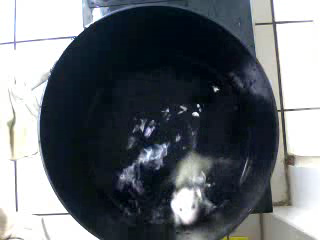
#> input picture rato.png, 320 x 240 px
$ jupyter execute 'Processamento de imagem.ipynb'
#> lines starting #> are read from the running program, lines starting #| are printed output that depends on the picture; after the words box and inside, x2 and y2 are one past the last pixel; in counts of white or black regions, pixels touching at a corner belong together
# 0 - Importando as biblioteca necessárias

[cell 1]
import numpy as np
import cv2
import matplotlib.pyplot as plt

# 1.a - Abrindo uma imagem

[cell 2]
# Load an color image in grayscale
img = cv2.imread('rato.png')
#> img is the input picture: shape (240, 320, 3); mean B, G, R 112.7, 107.5, 102.2

# uma imagem é uma matrix de pixels
print(img)
#> (printed output is left out)

# 2.a Observando os elementos da imagem

[cell 3]
# dois instrumentos de vizualização
# grafico no qual adiciona cores aos elementos do array
im_rgb = cv2.cvtColor(img, cv2.COLOR_BGR2RGB)

plt.imshow(im_rgb) #  b g r

plt.show()

# 2.b Visualização, histograma

[cell 4]
# Histrograma que mostra a quantidade de valores para cada numero
plt.hist(im_rgb.ravel(), bins=256, fc='k', ec='k') #calculating histogram

plt.show()
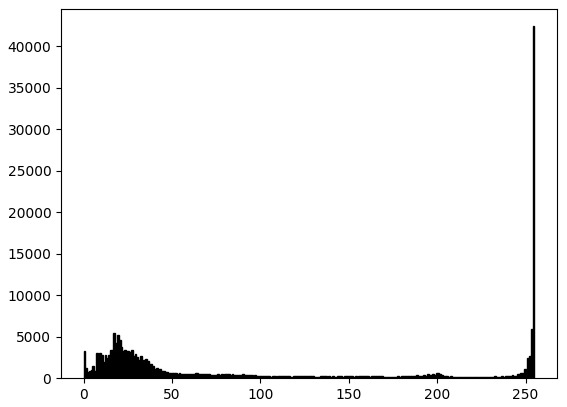
#> figure drawn by matplotlib, 1 panel; tallest bar 42418 high, from x = 254 to 255

# 3.a Subtraindo uma imagem da outra

[cell 5]
img_fundo = cv2.imread('fundo.png')
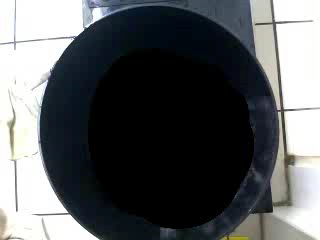
#> input picture fundo.png, 320 x 240 px
#> img_fundo is the input picture: shape (240, 320, 3); mean B, G, R 94.9, 93, 90.2
img_fundo_convertida = cv2.cvtColor(img_fundo, cv2.COLOR_BGR2RGB)

[cell 6]
plt.imshow(img_fundo_convertida) #  b g r

plt.show()

[cell 7]
img_subtraida = cv2.absdiff(img, img_fundo_convertida)
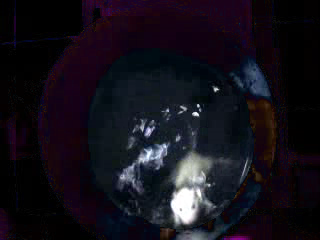
#> img_subtraida: shape (240, 320, 3); mean B, G, R 25.2, 16.5, 20.1

print(img_subtraida)
#> (printed output is left out)

[cell 8]
plt.imshow(img_subtraida) #  b g r

plt.show()

# 4.a Conversão de uma imagem para a escala de cinza

[cell 9]
img_subtraida_gray= cv2.cvtColor(img_subtraida, cv2.COLOR_RGB2GRAY)
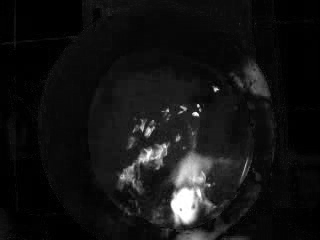
#> img_subtraida_gray: shape (240, 320); min 0, max 255, mean 19.5

## Visualização

[cell 10]
# print(thresh1)
plt.imshow(img_subtraida_gray, cmap='gray', vmin = 0, vmax = 255)

plt.show()

## Visualização, histograma

[cell 11]
# gray_mostra= cv2.cvtColor(thresh1, cv2.COLOR_GRAY2RGB)
plt.hist(img_subtraida.ravel(), bins=256, fc='k', ec='k') #calculating histogram

plt.show()
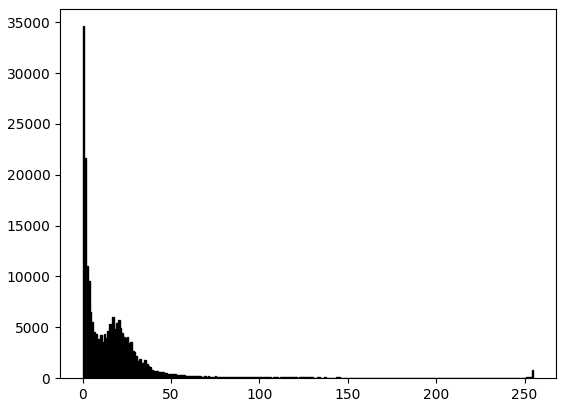
#> figure drawn by matplotlib, 1 panel; tallest bar 34606 high, from x = 0 to 0.996

# 5.a Limiarizando

[cell 12]
ret, img_subtraida_gray_threshold = cv2.threshold(img_subtraida_gray, 100, 255, cv2.THRESH_BINARY)
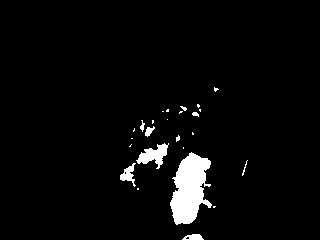
#> img_subtraida_gray_threshold: shape (240, 320); 3.7% white; 25 white regions (17 under 20 px), largest, box (x1, y1, x2, y2) and area: (170, 152, 212, 225) 1951, (136, 143, 169, 169) 401, (120, 163, 136, 187) 168

## Visualização

[cell 13]
plt.imshow(img_subtraida_gray_threshold, cmap='gray', vmin = 0, vmax = 255)

plt.show()

# Filtro de forma

## 6.a Erosão

[cell 14]
kernel = np.ones((10,10), np.uint8)
img_erosion = cv2.erode(img_subtraida_gray_threshold, kernel, iterations=1)
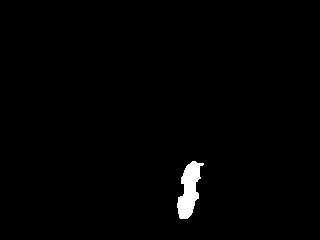
#> img_erosion: shape (240, 320); 1.1% white; 1 white region, box (x1, y1, x2, y2) and area: (177, 161, 204, 219) 874

[cell 15]
plt.imshow(img_erosion, cmap='gray', vmin = 0, vmax = 255)

plt.show()

# 6.b Dilatação

[cell 16]
kernel = np.ones((9,9), np.uint8)
img_erosion_dilate = cv2.dilate(img_erosion, kernel, iterations=1)
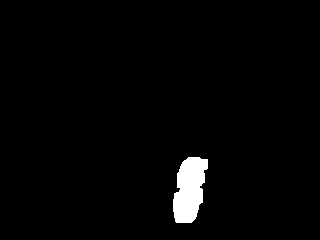
#> img_erosion_dilate: shape (240, 320); 2.2% white; 1 white region

[cell 17]
# https://stackoverflow.com/questions/51303361/color-rgb2gray-gives-none-grayscale-image-might-be-an-issue-with-jupyter-notebo
plt.imshow(img_erosion_dilate, cmap='gray', vmin = 0, vmax = 255)

plt.show()

# 7.a Encontra o contorno

[cell 18]
contours, hierarchy = cv2.findContours(img_erosion_dilate, cv2.RETR_TREE, cv2.CHAIN_APPROX_SIMPLE)
#> contours = 1 contour; box (x1, y1, x2, y2) and area: (173, 157, 208, 223) 1586
print(contours)
#> (printed output is left out)

# 7.6 Desenhando o contorno

[cell 19]
cv2.drawContours(img_subtraida, contours, -1, (0,255,0), 3)
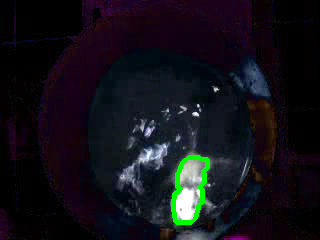
#> img_subtraida: shape (240, 320, 3); 1.1% of pixels changed, all inside (x1, y1, x2, y2) = (171, 155, 210, 225)

plt.imshow(img_subtraida, cmap='gray', vmin = 0, vmax = 255)

plt.show()
